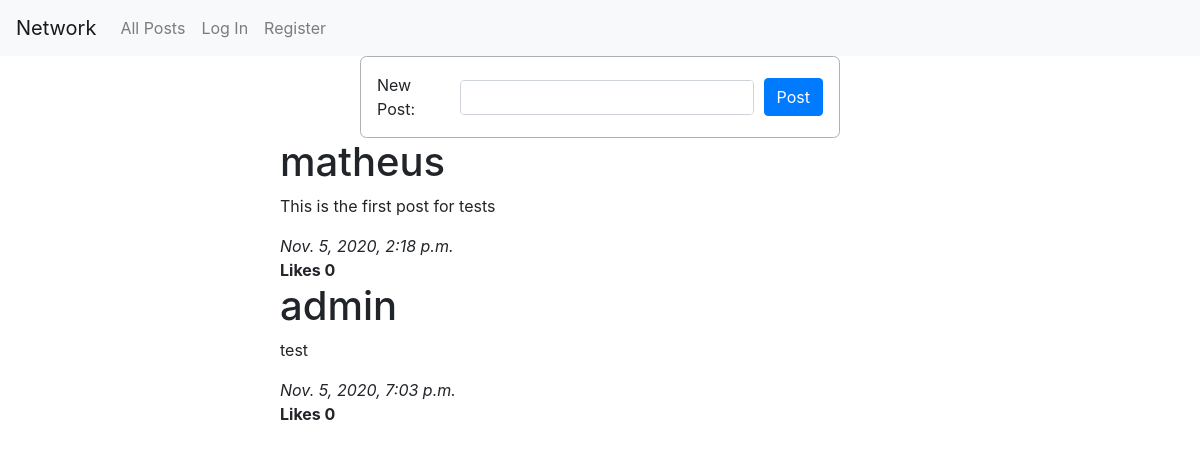
Before: / with the older database file.
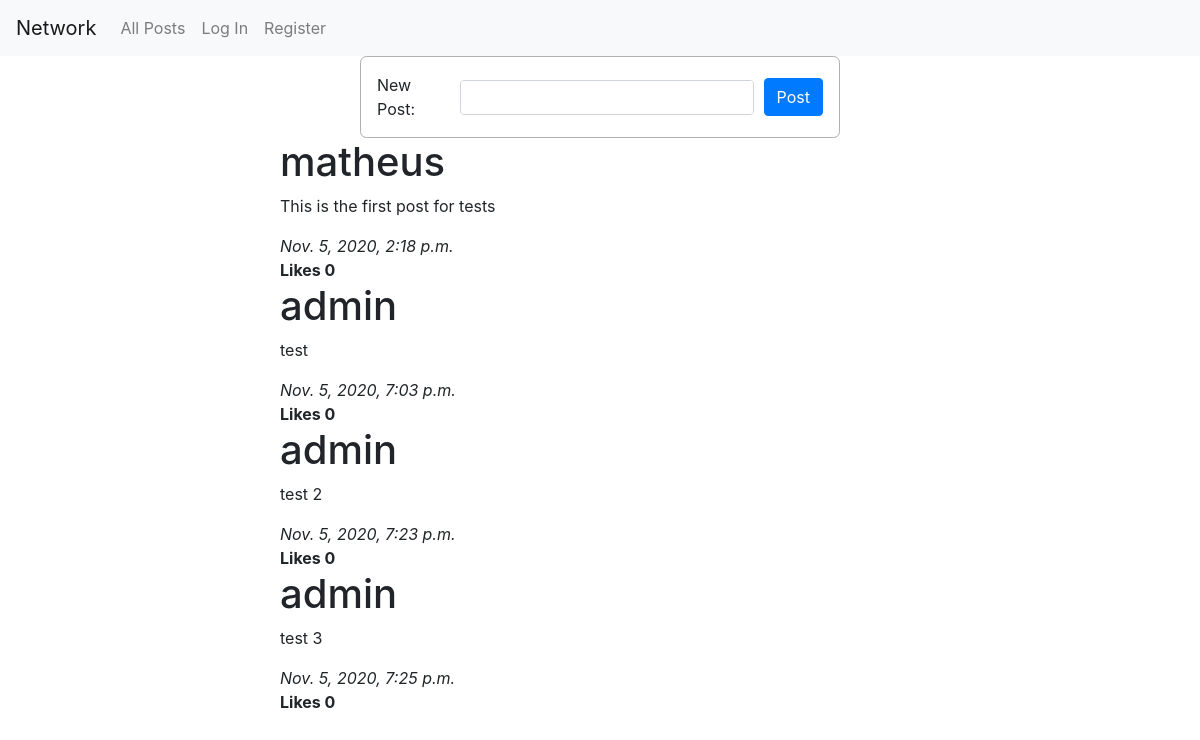
After: the same page with the newer database file.
### network/models.py (models this page shows, shortened)
class Post(models.Model):
    poster = models.ForeignKey(User, on_delete=models.CASCADE, related_name='posts')
    content = models.TextField()
    timestamp = models.DateTimeField(auto_now=True)
    likes = models.IntegerField(default=0)

class User(AbstractUser):
    pass

### network/views.py (the view)
# urls.py: path("", views.index, name="index"),
def index(request):
    from .forms import NewPostForm
    if request.method == 'POST':
        newPostForm = NewPostForm(request.POST)
        if newPostForm.is_valid():
            newPostContent = newPostForm.cleaned_data['newPostContent']
            newPost = Post.objects.create(
                poster=request.user,
                content=newPostContent
            )
            newPost.save()
            print('New post created successfully!')
            allPosts = Post.objects.all()
    elif request.method == 'GET':
        allPosts = Post.objects.all()
    return render(request, "network/index.html", {
        'newPostForm': NewPostForm(),
        'allPosts': allPosts
    })

### network/forms.py
class NewPostForm(forms.Form):
    newPostContent = forms.CharField(
        widget=forms.Textarea(attrs={
            'id': 'newPost',
            'class': 'form-control',
            'cols': 20,
            'rows': 4
        }),
        label='New Post'
    )

### network/templates/network/index.html (shortened to what this page needs)
{% extends "network/layout.html" %}
{% load static %}
{% block body %}
    <form action="{% url 'index' %}" method="POST" class="newPostArea">
        {{ newPostForm }}
        <button id="submitNewPost" class="btn btn-primary" button>Post</button>
    </form>
    <div class="postsContainer">
        {% for post in allPosts %}
            <h1>{{ post.poster }}</h1>
            <p>{{ post.content }}</p>
            <em>{{ post.timestamp }}</em>
            <br>
            <strong>Likes {{ post.likes }}</strong>
        {% endfor %}
    </div>
{% endblock %}

### network/templates/network/layout.html (shortened to what this page needs)
{% load static %}
<!DOCTYPE html>
<html lang="en">
    <head>
        <link rel="stylesheet" href="https://stackpath.bootstrapcdn.com/bootstrap/4.4.1/css/bootstrap.min.css">
        <link href="{% static 'network/styles.css' %}" rel="stylesheet">
    </head>
    <body>
        <nav class="navbar navbar-expand-lg navbar-light bg-light">
            <a class="navbar-brand" href="#">Network</a>
            <div>
              <ul class="navbar-nav mr-auto">
                <li class="nav-item">
                  <a class="nav-link" href="{% url 'index' %}">All Posts</a>
                </li>
                {% if user.is_authenticated %}
                    <li class="nav-item">
                        <a class="nav-link" href="#">Following</a>
                    </li>
                    <li class="nav-item">
                        <a class="nav-link" href="{% url 'logout' %}">Log Out</a>
                    </li>
                {% else %}
                    <li class="nav-item">
                        <a class="nav-link" href="{% url 'login' %}">Log In</a>
                    </li>
                    <li class="nav-item">
                        <a class="nav-link" href="{% url 'register' %}">Register</a>
                    </li>
                {% endif %}
              </ul>
            </div>
          </nav>
        <div class="body">
            {% block body %}
            {% endblock %}
        </div>
    </body>
</html>

### network/static/network/styles.css (style rules this page uses)
* { margin: 0; padding: 0; }
textarea { resize: none; }
.newPostArea { display: flex; justify-content: space-between; align-items: center; width: 40%; min-height: 55px; margin: auto; padding: 1em; border-radius: 0.4em; border: 0.075em solid rgb(175, 175, 175); }
.newPostArea label { margin: 0; min-width: 4.6em; transition: all 250ms cubic-bezier(.68,-0.55,.27,1.55); }
.newPostArea #newPost { margin: 0 0.6em; width: 85%; height: 2.1875em; transition: height 250ms cubic-bezier(.68,-0.55,.27,1.55); }
.postsContainer { max-width: 40em; margin: auto; }

Changed rows visible on the page:
added Post: poster "admin", content "test 2", timestamp "Nov. 5, 2020, 7:23 p.m.", likes "0"
added Post: poster "admin", content "test 3", timestamp "Nov. 5, 2020, 7:25 p.m.", likes "0"
